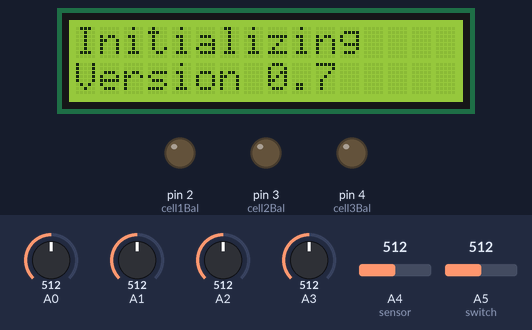
This sketch was run on a simulated Arduino Uno, built with avr-gcc and run on an emulated ATmega328P. Shown: 16×2 character LCD, output pins drawn as LEDs (lit = HIGH). The test bench sets the inputs (shaded band); at power-on: A5 (switch) = 512, A2 = 512, A0 = 512, A1 = 512, A3 = 512, A4 (sensor) = 512. What the sketch prints to the serial monitor is not drawn.

Above: at 3.2 s.
3.3 s: A5 (switch) set to 787
4.8 s: A5 (switch) set to 810
At 5.6 s:
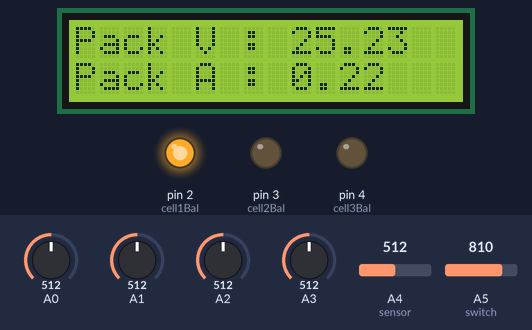
6.4 s: A2 set to 586
At 9.2 s:
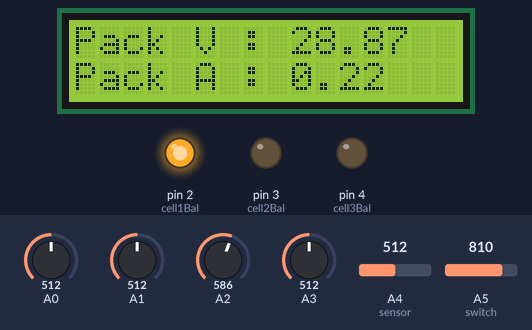
9.4 s: A2 set to 606
At 12.27 s:
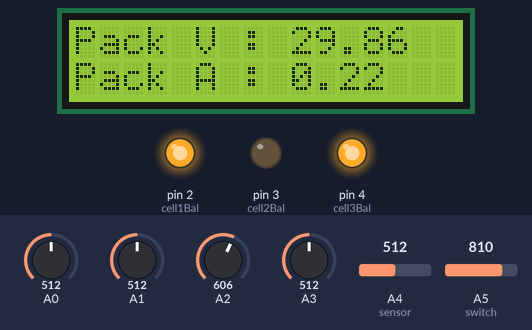
12.4 s: A5 (switch) set to 790
At 13.7 s:
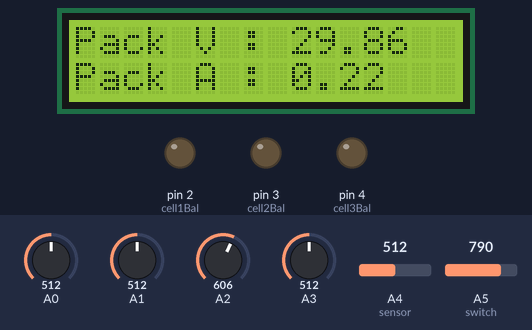
14.0 s: A5 (switch) set to 992
At 15.1 s:
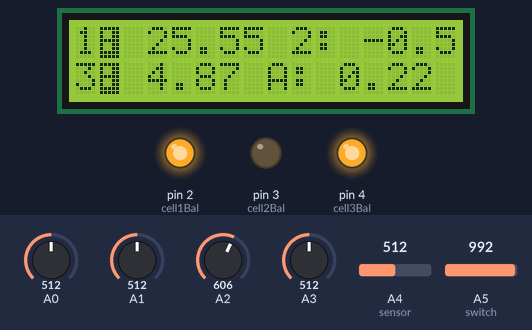
Timing chart, 0 to 16.7 s (numbered marks = the images above; inputs shaded):
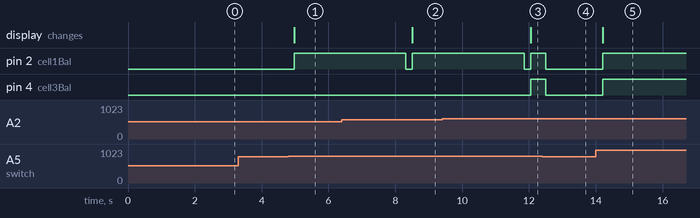

The sketch:

Li-ion_Balance_v0.7.ino
```cpp
#include <LiquidCrystal.h>

float cell1V = 0.00;          //sets variable for the voltage of the first cell
float cell2V = 0.00;          //sets variable for the voltage of the second cell
float cell3V = 0.00;          //sets variable for the voltage of the third cell
float calV = 0.00;            //sets variable for supply voltage compensation
float supplyV = 0.00;         //sets variable for the voltage of the supply to the arduino
const float cell1Cal = 50.00 + 1.50; //allows for voltage calibration of the first cell, default = 50.00 + 0.00
const float cell2Cal = 50.00 + 0.38; //allows for voltage calibration of the second cell, default = 50.00 + 0.00
const float cell3Cal = 50.00 + 0.85; //allows for voltage calibration of the third cell, default = 50.00 + 0.00
const int ampSensorCal = 509; // allows for adjustment to the offset for the ACS712 Sensor, default = 512
const float zenerV = 2.48;          // measured voltage of the voltage reference
float cell1AverageVal = 0.00; //sets variable for use in calculating the average voltage of cell 1
float cell2AverageVal = 0.00; //sets variable for use in calculating the average voltage of cell 2
float cell3AverageVal = 0.00; //sets variable for use in calculating the average voltage of cell 3
float cell1AverageV = 0.00;   //sets variable for the current voltage of cell 1
float cell2AverageV = 0.00;   //sets variable for the current voltage of cell 2
float cell3AverageV = 0.00;   //sets variable for the current voltage of cell 3

float averageAmps = 0.00;     //set variable for the average amperage going into the battery pack
float ampsAverageVal = 0.00;  //variable used for calculating the average amperage
float ampSensorMillivolts = 0.00; //used for ACS 712 readings
float currentAmps = 0.00;     //used for the present amp reading
float ampVal = 0.00;          //store the analog value for the ACS 712 without the offset
int ampSensorVal = 512;       //store the analog value for the ACS 712 sensor

float balanceVal = 4.20;      //voltage where the balancing circuits kick in
float protectVal = 4.25;      //voltage where incoming power will be shut off
float ampCutoff = 5.50;       //current where incomming power will be shut off

int zenerVal = 0;             //variable used for analog reading of the voltage reference
int cell1Val = 0;             //variable used for analog reading of cell 1
int cell2Val = 0;             //variable used for analog reading of cell 2
int cell3Val = 0;             //variable used for analog reading of cell 3
int averages = 100;           //sets the number of averages taken during each voltage Measurement

const int cell1Bal = 2;       //sets pin 2 as the output to control the balance circuit for cell 1
const int cell2Bal = 3;       //sets pin 3 as the output to control the balance circuit for cell 2
const int cell3Bal = 4;       //sets pin 4 as the output to control the balance circuit for cell 3
const int powerIn = 5;        //sets pin 5 as the output to control the incoming power

int flag = 0;                 //sets up a flag for later use in cell balancing
int buttonState = 0;          //state of the button switches
int lcdState = 1;             //used to change display modes

const int rs = 12, en = 11, d4 = 10, d5 = 9, d6 = 8, d7 = 7;  //pin config of the LCD
LiquidCrystal lcd(rs, en, d4, d5, d6, d7);                    //used for LCD setup

byte invertedColon[8] = {
  B11111,
  B10011,
  B10011,
  B11111,
  B10011,
  B10011,
  B11111,
  B11111,
};

void setup() {                // void setup runs once upon power up
  Serial.begin(115200);       //enables serial output
  lcd.begin(16, 2);           //enables the 16x2 LCD
  lcd.write("Initializing");  //write something to the LCD
  lcd.setCursor(0, 1);        //move the cursor the the second line
  lcd.write("Version 0.7");   //write more to the LCD
  lcd.createChar(0, invertedColon);

  pinMode(cell1Bal, OUTPUT);  //sets the pin used to contol the balance circuitry for cell 1 as an output
  pinMode(cell2Bal, OUTPUT);  //sets the pin used to contol the balance circuitry for cell 2 as an output
  pinMode(cell3Bal, OUTPUT);  //sets the pin used to contol the balance circuitry for cell 3 as an output
  pinMode(powerIn, OUTPUT);   //sets the pin used to contol the input power as an output
  delay(2000);                //2 second delay so you can read the screen
}                             //end of void setup

void loop() {                                       //void loop runs perpetually after the void setup has finished
  takeMeasurements();
  serialDump();
  lcdWrite();
  balanceVoltageCheck();
  safetyCheck();

  cell1AverageVal = 0;                //reset the total added voltages for cell 1
  cell2AverageVal = 0;                //reset the total added voltages for cell 2
  cell3AverageVal = 0;                //reset the total added voltages for cell 3

  ampsAverageVal = 0;                 //reset the total added currents from the ACS712 sensor
}                                     //end of void loop


void readSwitch () {                                  //creates the function to read the switch states
  int sensorValue = analogRead(A5);                   //read the analog pin the switches are connected to

  if (sensorValue < 800 && sensorValue > 750) {       //if the analog reading is within a certain range we know which button was pressed and set the buttonState accordingly
    buttonState = 1;
    delay(100);                                       //delay for debounce purposes
  }

  if (sensorValue < 749 && sensorValue > 650) {       //if the analog reading is within a certain range we know which button was pressed and set the buttonState accordingly
    buttonState = 2;
    delay(100);                                       //delay for debounce purposes
  }

  if (sensorValue < 649 && sensorValue > 425) {       //if the analog reading is within a certain range we know which button was pressed and set the buttonState accordingly
    buttonState = 3;
    delay(100);                                       //delay for debounce purposes
  }

  if (sensorValue < 425 && sensorValue >= 0) {        //if the analog reading is within a certain range we know which button was pressed and set the buttonState accordingly
    buttonState = 4;
    delay(100);                                       //delay for debounce purposes
  }
}

void serialDump() {
  Serial.print("Cell 1 Voltage = ");  //dump the measured voltages and currents to the serial monitor
  Serial.println(cell1AverageV);
  Serial.print("Cell 2 Voltage = ");
  Serial.println(cell2AverageV);
  Serial.print("Cell 3 Voltage = ");
  Serial.println(cell3AverageV);
  Serial.print("Supply Voltage = ");
  Serial.println(supplyV);
  Serial.print("Amperage = ");
  Serial.println(averageAmps);
  Serial.print("Button State = ");
  Serial.println(buttonState);
  Serial.print("LCD State = ");
  Serial.println(lcdState);           //end of serial writing
}

void lcdWrite() {
  if (buttonState == 1) {             //if the right most button is pressed
    buttonState = 0;                  //set the the button state back to 0
    lcdState ++;                      //increment the lcd state
  }

  if (lcdState > 2) {                 //if the lcd state value excedes the max number of lcd states
    lcdState = 1;                     //set the lcd state back to the deafult
  }

  switch (lcdState) {
    case 1:
      lcd.clear();                        //clear the LCD
      lcd.print("1: ");                   //send data to the LCD
      lcd.print(cell1AverageV);
      lcd.print(" 2: ");
      lcd.print(cell2AverageV);
      lcd.setCursor(0, 1);                //move the cursor to the start of the second line
      lcd.print("3: ");
      lcd.print(cell3AverageV);
      lcd.print(" A: ");
      lcd.print(averageAmps);             //end of lcd control section
      break;

    case 2:
      lcd.clear();                         //clear the LCD
      lcd.print("Pack V : ");              //send data to the LCD
      lcd.print(cell1AverageV + cell2AverageV + cell3AverageV);
      lcd.setCursor(0, 1);                 //move the cursor to the start of the second line
      lcd.print("Pack A : ");
      lcd.print(averageAmps);              //end of lcd control section
  }
}

void balanceVoltageCheck() {
  if (cell1AverageV >= balanceVal) {  //if the voltage of cell 1 is at or higher than the balance voltage
    digitalWrite(cell1Bal, HIGH);     //turn the balance circuit on for cell 1
    flag = 1;                         //set flag equal to 1
    if (lcdState == 1) {              //if the curent lcd state is set for cell votage display
      lcd.setCursor(1, 0);            //move cursor
      lcd.write(byte(0));             //display inverted semicolon
    }
  }

  else {                              //if the voltage of cell 1 is lower than the balance voltage
    digitalWrite(cell1Bal, LOW);      //turn the balance circuit off for cell 1
  }                                   //end of if/else statment

  if (cell2AverageV >= balanceVal) {  //if the voltage of cell 2 is at or higher than the balance voltage
    digitalWrite(cell2Bal, HIGH);     //turn the balance circuit on for cell 2
    flag = 1;                         //set flag equal to 1
    if (lcdState == 1) {              //if the curent lcd state is set for cell votage display
      lcd.setCursor(9, 0);            //move cursor
      lcd.write(byte(0));             //display inverted semicolon
    }
  }

  else {                              //if the voltage of cell 2 is lower than the balance voltage
    digitalWrite(cell2Bal, LOW);      //turn the balance circuit off for cell 2
  }                                   //end of if/else statment

  if (cell3AverageV >= balanceVal) {  //if the voltage of cell 3 is at or higher than the balance voltage
    digitalWrite(cell3Bal, HIGH);     //turn the balance circuit on for cell 3
    flag = 1;                         //set flag equal to 1
    if (lcdState == 1) {              //if the curent lcd state is set for cell votage display
      lcd.setCursor(1, 1);            //move cursor
      lcd.write(byte(0));             //display inverted semicolon
    }
  }

  else {                              //if the voltage of cell 3 is lower than the balance voltage
    digitalWrite(cell3Bal, LOW);      //turn the balance circuit off for cell 3
  }                                   //end of if/else statment

  if (flag == 1) {                    //if the flag has been set to 1
    for (int i = 0; i < 3000; i++) {     //wait 3 seconds while reading the buttons
      readSwitch();
      if (buttonState != 0) {         //if a button is pressed
        i = 5000;                     //set i over 3000 and end the delay (acts like an interupt
      }
      delay(1);
    }
    digitalWrite(cell1Bal, LOW);      //turn off balance circuit for cell 1
    digitalWrite(cell2Bal, LOW);      //turn off balance circuit for cell 2
    digitalWrite(cell3Bal, LOW);      //turn off balance circuit for cell 3
    flag = 0;                         //reset flag to 0
  }
}

void takeMeasurements() {
  for (int i = 0; i < averages; i++) {              //for loop used to get an average voltage of the cells
    zenerVal = analogRead(A3);                      //read the analog value for the voltage reference
    supplyV = (zenerV * 1024.00) / zenerVal;        //calculate the supply voltage of the arduino using the analog value from above
    calV = (supplyV - 5.00) * 10.00;                //find the diffence between the supply voltage and the expected 5 volts

    cell1Val = analogRead(A0);                      //read the analog value for cell 1
    cell2Val = analogRead(A1);                      //read the analog value for cell 1&2
    cell3Val = analogRead(A2);                      //read the analog value for cell 1&2&3

    ampSensorVal = analogRead(A4);                  //read the analog value for the current sensor
    ampVal = ampSensorVal - 509;                 //get rid of the offset the sensor introduces (allows for reading positve and negative current)
    ampSensorMillivolts = (ampVal * 5000.00) / 1024;//gives us the current millivolt reading of the sensor
    currentAmps = (ampSensorMillivolts / 66);       //convert millivolts into amps
    ampsAverageVal = ampsAverageVal + currentAmps;  //add values for averaging

    cell1V = (cell1Val * (cell1Cal + calV)) / 1024; //turn the analog value into a voltage that is calibrated as accurately as possible for cell 1
    cell2V = (cell2Val * (cell2Cal + calV)) / 1024; //turn the analog value into a voltage that is calibrated as accurately as possible for cell 1&2
    cell3V = (cell3Val * (cell3Cal + calV)) / 1024; //turn the analog value into a voltage that is calibrated as accurately as possible for cell 1&2&3

    cell1AverageVal = cell1AverageVal + cell1V;     //add the present voltage to the pervious voltages of cell 1
    cell2AverageVal = cell2AverageVal + cell2V;     //add the present voltage to the pervious voltages of cell 1&2
    cell3AverageVal = cell3AverageVal + cell3V;     //add the present voltage to the pervious voltages of cell 1&2&3
    delay(1);                                       //delay between measurements
    readSwitch();                                   //check the buttons
  }                                                 //end of the for loop

  cell1AverageV = cell1AverageVal / averages;       //calculate the average of the readings above for cell 1
  cell2AverageV = cell2AverageVal / averages;       //calculate the average of the readings above for cell 1&2
  cell3AverageV = cell3AverageVal / averages;       //calculate the average of the readings above for cell 1&2&3

  averageAmps = ampsAverageVal / averages;          //calculate the average of the reading for the current sensor

  if (averageAmps > -0.10 && averageAmps < 0.10) {
    averageAmps = 0;
  }

  cell2AverageV = cell2AverageV - cell1AverageV;    //calculate the volage of cell 2 only
  cell3AverageV = cell3AverageV - (cell2AverageV + cell1AverageV);  //calculate the volage of cell 3 only
}

void safetyCheck() {
  if (cell1AverageV >= protectVal || cell2AverageV >= protectVal || cell3AverageV >= protectVal || averageAmps > ampCutoff) {  //if any of the cells rise above a safe voltage or if too much current is flowing into the pack
    digitalWrite(powerIn, LOW);       //turn off the incoming power
  }                                   //end of if statment

  else {                              //if the cell voltages are not above a safe voltage
    digitalWrite(powerIn, HIGH);      //turn the incomming power on
  }
}
```

Measured:
- the behaviour switches between 799 and 800 on A5 (switch) (found by bisection; images 0 and 1)
- the behaviour switches between 592 and 593 on A2 (found by bisection; images 2 and 3)
- after the input at 3.3 s, every drawn part: stays the same
- after the input at 4.8 s, pin 2 (cell1Bal): LOW → HIGH after 0.17 s; the display: changes after 0.17 s (image 1)
- after the input at 6.4 s, the display: changes after 2.1 s (image 2)
- after the input at 9.4 s, pin 4 (cell3Bal): LOW → HIGH after 2.7 s; the display: changes after 2.7 s (image 3)
- after the input at 12.4 s, pin 2 (cell1Bal), pin 4 (cell3Bal): HIGH → LOW after 0.10 s
- after the input at 14.0 s, pin 2 (cell1Bal), pin 4 (cell3Bal): LOW → HIGH after 0.20 s; the display: changes after 0.20 s (image 5)
